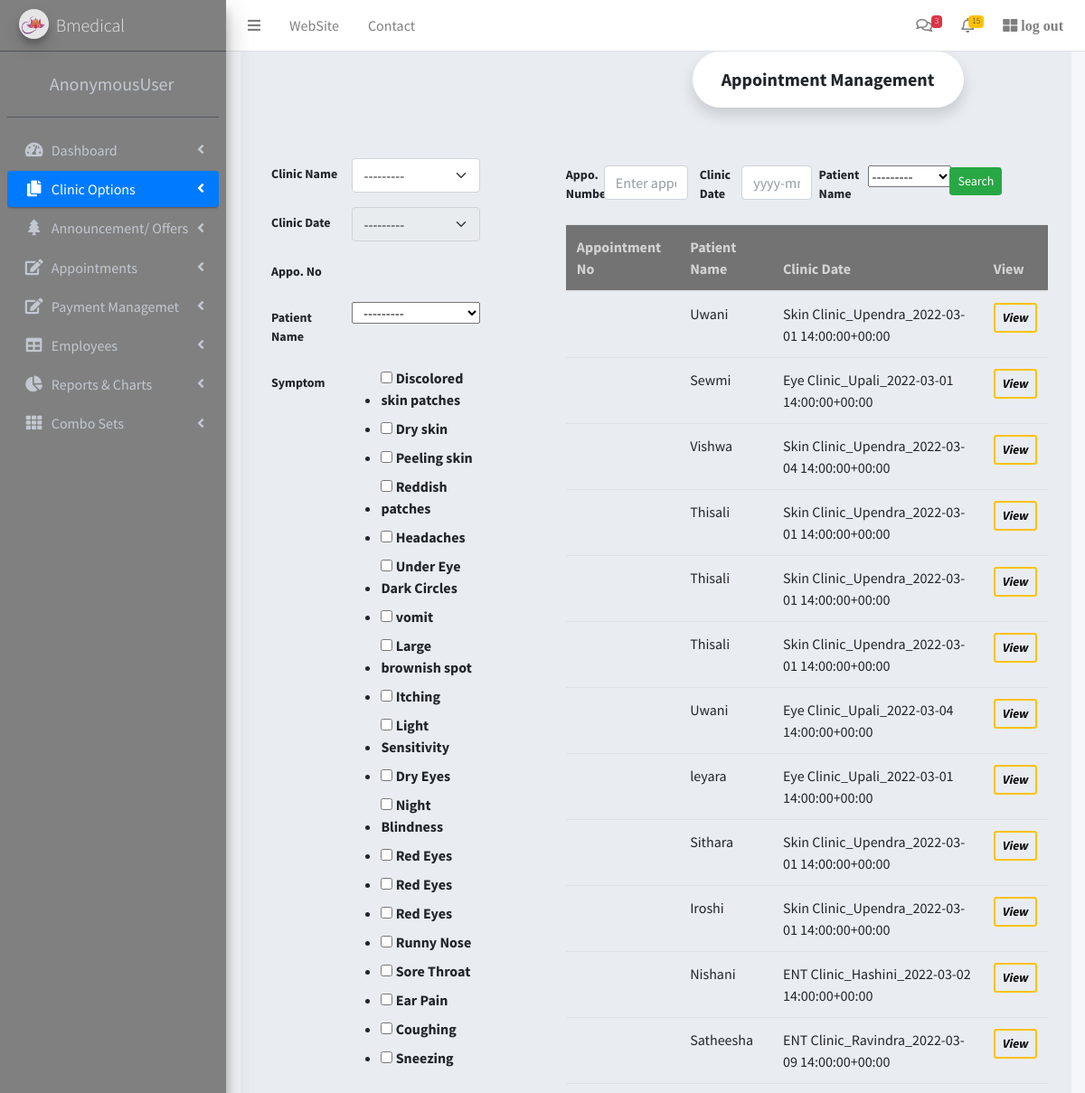
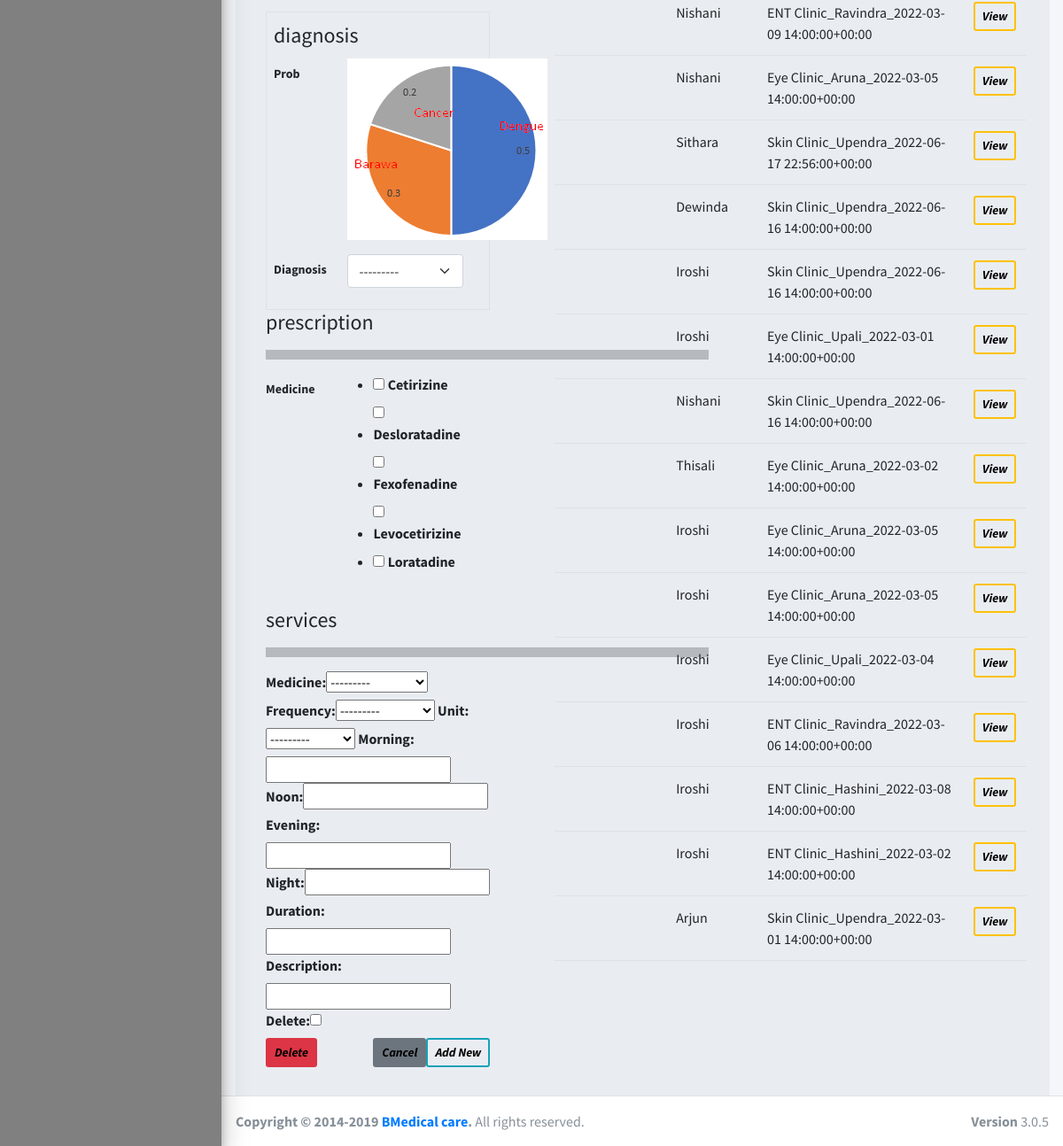
Page /appsample/appointments/ on the committed database (2 pictures, top to bottom).
### appsample/models.py (models this page shows, shortened)
class Appointment(models.Model):
	patient = models.ForeignKey(Patient, on_delete=models.CASCADE)
	clinic = models.ForeignKey(Clinic, on_delete=models.CASCADE)
	doctor = models.ForeignKey(Employee, on_delete=models.CASCADE, null=True, related_name = 'appointment_as_doctor')
	clinic_date = models.ForeignKey(ClinicDate, on_delete=models.CASCADE)
	appo_no = models.CharField(max_length = 20, null=True)
	appoinment_status = models.ForeignKey(AppoinmentStatus, on_delete=models.CASCADE, default=1)
	symptoms = models.ManyToManyField(Symptom, blank=True)
	diagnosis = models.ForeignKey(Diagnosis, on_delete=models.CASCADE, null=True, blank=True)
	medicines = models.ManyToManyField(Medicine, blank=True)
	class Meta:
		permissions = [
			('view_doctor', 'Can view doctors appointments'),
		]

class Patient(models.Model):
	user = models.OneToOneField(User, on_delete = models.CASCADE, primary_key = True )
	first_name = models.CharField(max_length = 100, validators=[RegexValidator(regex='^\w+$', message='name cannot contain symbles')])
	second_name = models.CharField(max_length = 100, validators=[RegexValidator(regex='^\w+$', message='name cannot contain symbles')])
	nic = models.CharField(max_length = 12, null=True, blank=True)
	dob = models.DateField()
	gender = models.CharField(max_length = 10)
	age = models.IntegerField()
	address = models.TextField( validators=[RegexValidator(regex='^[#.0-9a-zA-Z\s,-]+$', message='Please enter correct address')] )
	email = models.TextField()
	mobile1 = models.CharField(max_length = 10,)
	allergies = models.ManyToManyField(Medicine, blank=True)
	loyalty = models.ForeignKey(Loyalty, on_delete=models.CASCADE, default=1, blank=True)
	def __str__ (self):
		return self.first_name

class ClinicDate(models.Model):
	clinic = models.ForeignKey(Clinic, on_delete=models.CASCADE)
	doctor = models.ForeignKey(Employee, on_delete=models.CASCADE, null=True, related_name = 'clinic_dates_as_doctor')
	nurse = models.ForeignKey(Employee, on_delete=models.CASCADE, null=True, related_name ='clinic_dates_as_nurse')
	capacity = models.IntegerField( null=True, blank=True,)
	start_time =models.DateTimeField(null=True)
	currentno = models.IntegerField( null=True, blank=True,)
	occupied = models.IntegerField( null=True, blank=True,)
	def __str__ (self):
		return self.clinic.name + '_' + str(self.doctor) + '_' + str(self.start_time)

class Clinic(models.Model):
	name = models.CharField(max_length = 255)
	designation = models.ForeignKey(Designation, on_delete=models.CASCADE, null=True,)
	def __str__ (self):
		return self.name

class Employee(models.Model):
	photo = models.ImageField(null=True, blank=True, upload_to='appsample/profile_photos')
	user = models.OneToOneField(User, on_delete = models.CASCADE, primary_key = True)
	nameTitle = models.ForeignKey(NameTitle, on_delete=models.CASCADE)
	first_name = models.CharField(max_length = 100, validators=[RegexValidator(regex='^\w+$', message='name cannot contain symbles and spaces')])
	second_name = models.CharField(max_length = 100, validators=[RegexValidator(regex='^\w+$', message='name cannot contain symbles and spaces')])
	nic = models.CharField(max_length = 12, validators=[RegexValidator(regex=r'^(?:19|20)?\d{2}[0-9]{10}|[0-9]{9}[x|X|v|V]$', message='Enter Correct NIC ')])
	dob = models.DateField()
	gender = models.CharField(max_length = 10)
	mobile1 = models.CharField(max_length = 10)
	mobile2 = models.CharField(max_length = 10)
	email = models.TextField()
	civilStatus = models.ForeignKey(CivilStatus, on_delete=models.CASCADE,)
	etf_no = models.CharField(max_length = 10, null=True, blank=True,)
	designation = models.ForeignKey(Designation, on_delete=models.CASCADE)
	slmc_no = models.CharField(max_length = 10, null=True, blank=True,)
	address = models.TextField()
	fee= models.DecimalField(max_digits=8, decimal_places=2, null=True, blank=True,)
	def __str__ (self):  # java wla tooltip wage
		return self.user.username

### appsample/views.py (the view)
# urls.py: re_path(r'^appointments/(?P<pk>\d+)?$', views.appointment, name = 'appointments'),
def appointment(request, pk=None):
	model = Appointment.objects.get(pk=pk) if pk else Appointment()
	data = Appointment.objects.all()
	PrescriptionFormSet = inlineformset_factory(Appointment, Prescription, fields='__all__', extra=0 if pk else 1)
	filter = AppointmentFilter(request.GET, queryset = data)
	data = filter.qs
	if request.POST.get('save'):
		form = AppointmentForm(request.POST, instance=model)
		formset = PrescriptionFormSet(request.POST, instance=model)
		if form.is_valid() and formset.is_valid():
			form.save()
			formset.save()
			return redirect('/appsample/appointments')
	else:
		form = AppointmentForm(instance=model)
		formset = PrescriptionFormSet(instance=model)
		if request.POST:
			model.delete()
			return redirect('/appsample/appointments')
	context = {'form':form, 'data':data, 'filter':filter, 'formset':formset}
	return render(request, 'appointment.html', context)

### appsample/templates/appointment.html (shortened to what this page needs)
{% extends 'main.html' %}
{% load static %}
{% block content %}
<div style="background-color:#e9edf2; " >
<div class="rounded-pill text-center fw-bold fs-5 shadow p-3 mb-4 bg-body rounded "
style = "background-color:yellow; width:300px; margin-left:500px;">
Appointment Management
</div>
<div class="row">
    <div class=" p-3 my-3  col-md-4"  >
		<form method = "POST"  style="margin-left:10px;" class="pl-3">
  				<div class="row mb-3">
    				<label  class="col-sm-4 col-form-label fw-bold" style="font-size: 14px;">Clinic Name</label>
   					<div class="col-sm-7" >
     					 {{form.clinic}}
    				</div>
  				</div>
  				<div class="row mb-3">
    				<label  class="col-sm-4 col-form-label fw-bold" style="font-size: 14px;"> Clinic Date</label>
   					<div class="col-sm-7"  >
     					 {{form.clinic_date}}
    				</div>
  				</div>
  				<div class="row mb-3">
    				<label  class="col-sm-4 col-form-label fw-bold" style="font-size: 14px;">Appo. No</label>
   					<div class="col-sm-7"  >
    				</div>
  				</div>
  				<div class="row mb-3">
    				<label  class="col-sm-4 col-form-label fw-bold" style="font-size: 14px;">Patient Name</label>
   					<div class="col-sm-7" >
     					 {{form.patient}}
    				</div>
  				</div>
  				<div class="row mb-3">
    				<label  class="col-sm-4 col-form-label fw-bold" style="font-size: 14px;">Symptom</label>
   					<div class="col-sm-7"  >
     					 {{form.symptoms}}
    				</div>
  				</div>
  				<fieldset class="border p-2 " >
  					<legend>diagnosis</legend>
  				<div class="row mb-3">
    				<label  class="col-sm-4 col-form-label fw-bold" style="font-size: 14px;">Prob</label>
   					<div class="col-sm-7"  >
     					 <img src="{% static 'chart.png' %}">
    				</div>
  				</div>
  				<div class="row mb-3">
    				<label  class="col-sm-4 col-form-label fw-bold" style="font-size: 14px;">Diagnosis</label>
   					<div class="col-sm-7"  >
     					 {{form.diagnosis}}
    				</div>
  				</div>
  				</fieldset>
    				<h4>prescription </h4>
<hr style="width: 500px; height: 10px;">
  				<div class="row mb-3">
    				<label  class="col-sm-4 col-form-label fw-bold" style="font-size: 14px;">Medicine</label>
   					<div class="col-sm-7"  >
     					 {{form.medicines}}
    				</div>
  				</div>
  	<h4>services </h4>
<hr style="width: 500px; height: 10px;">
			{% for innerform in formset %}
				<div class="inner-form">
					{{innerform}}
				</div>
			{% endfor %}
			<input type="submit" value="Add New " name="save" style="color: black" class="btn btn-outline-info  border-2 fw-bold btn-sm fst-italic float-end">
			<input type="submit" value="Delete" style="color: black" class="btn btn-danger  border-2 fw-bold btn-sm fst-italic float-left">
			<input type="reset"  value="Cancel" style="color: black" class="btn btn-secondary  border-2 fw-bold btn-sm fst-italic float-end">
		</form>
    </div>
    <div class="p-3 my-3  col-md-8  " >
		<div class= "row " >
			<form method = "GET" class=" pl-5 row mt-2 pb-0 pr-0" >
	  			<div class="col-md-4 ">
	  				<div class="row ">
    					<label  class="col-sm-4 col-form-label fw-bold pt-0 " style="font-size: 14px;">Appo. Number</label>
   						<div class="col-sm-7 " style="margin-left: -20px;">
     					 	{{filter.form.appointmentnumber}}
    					</div>
  					</div>
	  			</div>
	  			<div class="col-md-3">
	  				<div class="row ">
    					<label  class="col-sm-4 col-form-label fw-bold pt-0	 " style="margin-left: -38px; font-size: 14px;" >Clinic Date</label>
   						<div class="col-sm-8 ">
     					 	{{filter.form.clinic_date}}
    					</div>
  					</div>
	  			</div>
	  			<div class="col-md-3 ">
	  				<div class="row ">
    					<label  class="col-sm-4 col-form-label fw-bold pt-0 pl-0" style="margin-left: -38px; font-size: 14px;">Patient Name</label>
   						<div class="col-sm-8">
     					 	{{filter.form.patient}}
    					</div>
  					</div>
	  			</div>
				<div class="pt-0 col-md-2" style="margin-left: -60px; margin-top: 2px;">
					<input type="submit" value="Search " class="btn btn-success btn-sm float-end  ">
				</div>
		</form>
		</div>
		<div class= "row pt-3 pl-5 pr-4 pt-0">
					<table class="table  table-hover caption-top ">
						<thead class=" table-active" style="background-color:gray; color:lightgray;">
							<tr>
								<th scope="col">Appointment No</th>
								<th scope="col">Patient Name</th>
								<th scope="col">Clinic Date</th>
								<th scope="col">View</th>
							</tr>
						</thead>
						<tbody>
							{% for d in data %}
							<tr>
								<td>{{d.appointmentnumber}}</td>
								<td>{{d.patient}}</td>
								<td>{{d.clinic_date}}</td>
								<td>
									<a class="btn btn-outline-warning btn-sm border-2 fst-italic fw-bold" href = "{{d.id}}" style="color: black;" >View</a>
								</tr>
							{% endfor %}
						</tbody>
					</table>
		</div>
    </div>
</div>
</div>
{% endblock %}

### appsample/templates/main.html (shortened to what this page needs)
<!DOCTYPE html>
<html>
{% load static %}
	<head>
		<link href="https://cdn.jsdelivr.net/npm/bootstrap@5.1.1/dist/css/bootstrap.min.css"
		rel="stylesheet"
>
		  <link rel="stylesheet" href="https://stackpath.bootstrapcdn.com/bootstrap/4.1.3/css/bootstrap.min.css" >
      <link rel="stylesheet" href="https://cdnjs.cloudflare.com/ajax/libs/Chart.js/2.8.0/Chart.min.css" >
  		<link rel="stylesheet" href="https://use.fontawesome.com/releases/v5.6.1/css/all.css" >
	   	<link href="https://cdn.jsdelivr.net/npm/bootstrap@5.1.1/dist/css/bootstrap.min.css" rel="stylesheet">
      <link rel="stylesheet" href="{% static 'plugins/fontawesome-free/css/all.min.css' %}">
      <link rel="stylesheet" href="https://code.ionicframework.com/ionicons/2.0.1/css/ionicons.min.css">
      <link rel="stylesheet" href="{% static 'dist/css/adminlte.min.css' %}">
      <link rel="stylesheet" href="{% static 'plugins/datatables-bs4/css/dataTables.bootstrap4.min.css' %}">
      <link rel="stylesheet" href="{% static 'plugins/datatables-responsive/css/responsive.bootstrap4.min.css' %}">
      <link rel="stylesheet" href="{% static 'dist/css/adminlte.min.css' %}">
      <link href="https://cdn.jsdelivr.net/npm/select2@4.1.0-rc.0/dist/css/select2.min.css" rel="stylesheet" />
	</head>
	<body class="hold-transition sidebar-mini layout-footer-fixed">
<div class="wrapper">
  <nav class="main-header navbar navbar-expand navbar-white navbar-light">
    <ul class="navbar-nav">
      <li class="nav-item">
        <a class="nav-link" data-widget="pushmenu" href="#" role="button"><i class="fa fa-bars"></i></a>
      </li>
      <li class="nav-item d-none d-sm-inline-block">
        <a href="{% url 'dashboard' %}" class="nav-link">WebSite</a>
      </li>
      <li class="nav-item d-none d-sm-inline-block">
        <a href="#" class="nav-link">Contact</a>
      </li>
    </ul>
    <ul class="navbar-nav ml-auto">
      <li class="nav-item dropdown">
        <a class="nav-link" data-toggle="dropdown" href="#">
          <i class="far fa-comments"></i>
          <span class="badge badge-danger navbar-badge">3</span>
        </a>
      </li>
      <li class="nav-item dropdown">
        <a class="nav-link" data-toggle="dropdown" href="#">
          <span class="badge badge-warning navbar-badge">15</span>
        </a>
      </li>
      <li class="nav-item">
        <a class="nav-link" href="{% url 'logout' %}" > <i class="fas fa-th-large"> log out </i>
        </a>
      </li>
    </ul>
  </nav>
<aside class="main-sidebar sidebar-dark-primary elevation-4" style="background-color: gray;" >
    <a href="../../index3.html" class="brand-link">
      <img src="{% static 'dist/img/lotus.png' %}"
           class="brand-image img-circle elevation-3"
           style="opacity: .8">
      <span class="brand-text font-weight-light">Bmedical</span>
    </a>
    <div class="sidebar">
      <div class="user-panel mt-3 pb-3 mb-3 d-flex">
        <div class="image">
        </div>
        <div class="info">
          <a href="#" class="d-block ml-4 fs-5">{{request.user}}</a>
        </div>
      </div>
      <nav class="mt-2">
        <ul class="nav nav-pills nav-sidebar flex-column" data-widget="treeview" role="menu" data-accordion="false">
          <li class="nav-item has-treeview">
            <a href="{% url 'dashboard' %}" class="nav-link">
              <i class="nav-icon fas fa-tachometer-alt"></i>
              <p>
                Dashboard
                <i class="right fas fa-angle-left"></i>
              </p>
            </a>
          </li>
          <li class="nav-item has-treeview ">
            <a href="#" class="nav-link active">
              <i class="nav-icon fas fa-copy"></i>
              <p>
                Clinic Options
                <i class="fas fa-angle-left right"></i>
              </p>
            </a>
          </li>
          <li class="nav-item has-treeview">
            <a href="#" class="nav-link">
              <i class="nav-icon fas fa-tree"></i>
              <p>
                Announcement/ Offers
                <i class="fas fa-angle-left right"></i>
              </p>
            </a>
          </li>
          <li class="nav-item has-treeview">
            <a href="#" class="nav-link">
              <i class="nav-icon fas fa-edit"></i>
              <p>
                Appointments
                <i class="fas fa-angle-left right"></i>
              </p>
            </a>
          </li>
          <li class="nav-item has-treeview">
            <a href="#" class="nav-link">
              <i class="nav-icon fas fa-edit"></i>
              <p>
                Payment Managemet
                <i class="fas fa-angle-left right"></i>
              </p>
            </a>
          </li>
          <li class="nav-item has-treeview">
            <a href="#" class="nav-link">
              <i class="nav-icon fas fa-table"></i>
              <p>
                Employees
                <i class="fas fa-angle-left right"></i>
              </p>
            </a>
          </li>
          <li class="nav-item has-treeview">
            <a href="#" class="nav-link">
              <i class="nav-icon fas fa-chart-pie"></i>
              <p>
                Reports & Charts
                <i class="right fas fa-angle-left"></i>
              </p>
            </a>
          </li>
          <li class="nav-item has-treeview">
            <a href="#" class="nav-link">
              <i class="nav-icon fas fa-th"></i>
              <p>
                Combo Sets
                <i class="fas fa-angle-left right"></i>
              </p>
            </a>
          </li>
        </ul>
      </nav>
    </div>
</aside>
  <div class="content-wrapper">
    <section class="content">
      <div class="container-fluid">
        <div class="row">
          <div class="col-12">
            {% block content%}
            {% endblock %}
          </div>
        </div>
      </div>
    </section>
  </div>
  <footer class="main-footer">
    <div class="float-right d-none d-sm-block">
      <b>Version</b> 3.0.5
    </div>
    <strong>Copyright &copy; 2014-2019 <a href="#">BMedical care</a>.</strong> All rights
    reserved.
  </footer>
</div>
</body>
</html>

### rows in the picture
Appointment: patient "Uwani", clinic_date "Skin Clinic_Upendra_2022-03-01 14:00:00+00:00"
Appointment: patient "Sewmi", clinic_date "Eye Clinic_Upali_2022-03-01 14:00:00+00:00"
Appointment: patient "Vishwa", clinic_date "Skin Clinic_Upendra_2022-03-04 14:00:00+00:00"
Appointment: patient "Thisali", clinic_date "Skin Clinic_Upendra_2022-03-01 14:00:00+00:00"
Appointment: patient "Thisali", clinic_date "Skin Clinic_Upendra_2022-03-01 14:00:00+00:00"
Appointment: patient "Thisali", clinic_date "Skin Clinic_Upendra_2022-03-01 14:00:00+00:00"
Appointment: patient "Uwani", clinic_date "Eye Clinic_Upali_2022-03-04 14:00:00+00:00"
Appointment: patient "leyara", clinic_date "Eye Clinic_Upali_2022-03-01 14:00:00+00:00"
Appointment: patient "Sithara", clinic_date "Skin Clinic_Upendra_2022-03-01 14:00:00+00:00"
Appointment: patient "Iroshi", clinic_date "Skin Clinic_Upendra_2022-03-01 14:00:00+00:00"
Appointment: patient "Nishani", clinic_date "ENT Clinic_Hashini_2022-03-02 14:00:00+00:00"
Appointment: patient "Satheesha", clinic_date "ENT Clinic_Ravindra_2022-03-09 14:00:00+00:00"
Appointment: patient "Nishani", clinic_date "ENT Clinic_Ravindra_2022-03-09 14:00:00+00:00"
Appointment: patient "Nishani", clinic_date "Eye Clinic_Aruna_2022-03-05 14:00:00+00:00"
Appointment: patient "Sithara", clinic_date "Skin Clinic_Upendra_2022-06-17 22:56:00+00:00"
Appointment: patient "Dewinda", clinic_date "Skin Clinic_Upendra_2022-06-16 14:00:00+00:00"
Appointment: patient "Iroshi", clinic_date "Skin Clinic_Upendra_2022-06-16 14:00:00+00:00"
Appointment: patient "Iroshi", clinic_date "Eye Clinic_Upali_2022-03-01 14:00:00+00:00"
Appointment: patient "Nishani", clinic_date "Skin Clinic_Upendra_2022-06-16 14:00:00+00:00"
Appointment: patient "Thisali", clinic_date "Eye Clinic_Aruna_2022-03-02 14:00:00+00:00"
Appointment: patient "Iroshi", clinic_date "Eye Clinic_Aruna_2022-03-05 14:00:00+00:00"
Appointment: patient "Iroshi", clinic_date "Eye Clinic_Aruna_2022-03-05 14:00:00+00:00"
Appointment: patient "Iroshi", clinic_date "Eye Clinic_Upali_2022-03-04 14:00:00+00:00"
Appointment: patient "Iroshi", clinic_date "ENT Clinic_Ravindra_2022-03-06 14:00:00+00:00"
Appointment: patient "Iroshi", clinic_date "ENT Clinic_Hashini_2022-03-08 14:00:00+00:00"
Appointment: patient "Iroshi", clinic_date "ENT Clinic_Hashini_2022-03-02 14:00:00+00:00"
Appointment: patient "Arjun", clinic_date "Skin Clinic_Upendra_2022-03-01 14:00:00+00:00"

### other values in the picture
{{ request.user }} "AnonymousUser"
